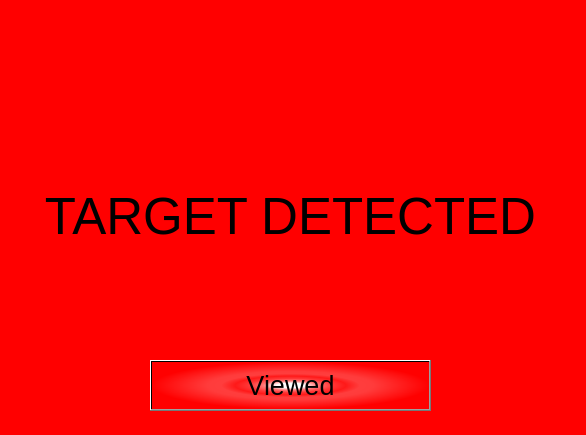
<?xml version="1.0" encoding="UTF-8"?>
<ui version="4.0">
 <class>Dialog</class>
 <widget class="QDialog" name="Dialog">
  <property name="geometry">
   <rect>
    <x>0</x>
    <y>0</y>
    <width>586</width>
    <height>435</height>
   </rect>
  </property>
  <property name="sizePolicy">
   <sizepolicy hsizetype="Fixed" vsizetype="Fixed">
    <horstretch>0</horstretch>
    <verstretch>0</verstretch>
   </sizepolicy>
  </property>
  <property name="windowTitle">
   <string>Dialog</string>
  </property>
  <property name="styleSheet">
   <string notr="true">background-color: rgb(255, 0, 0);</string>
  </property>
  <widget class="QLabel" name="label">
   <property name="geometry">
    <rect>
     <x>20</x>
     <y>120</y>
     <width>541</width>
     <height>191</height>
    </rect>
   </property>
   <property name="font">
    <font>
     <family>Arial</family>
     <pointsize>38</pointsize>
    </font>
   </property>
   <property name="text">
    <string>TARGET DETECTED</string>
   </property>
   <property name="alignment">
    <set>Qt::AlignCenter</set>
   </property>
  </widget>
  <widget class="QPushButton" name="pushButton">
   <property name="geometry">
    <rect>
     <x>150</x>
     <y>360</y>
     <width>281</width>
     <height>51</height>
    </rect>
   </property>
   <property name="font">
    <font>
     <pointsize>20</pointsize>
    </font>
   </property>
   <property name="styleSheet">
    <string notr="true">background-color: qradialgradient(spread:pad, cx:0.5, cy:0.5, radius:0.5, fx:0.5, fy:0.5, stop:0 rgba(255, 255, 255, 255), stop:0.1 rgba(255, 255, 255, 255), stop:0.2 rgba(255, 176, 176, 167), stop:0.3 rgba(255, 151, 151, 92), stop:0.4 rgba(255, 125, 125, 51), stop:0.5 rgba(255, 76, 76, 205), stop:0.52 rgba(255, 76, 76, 205), stop:0.6 rgba(255, 180, 180, 84), stop:1 rgba(255, 255, 255, 0));</string>
   </property>
   <property name="text">
    <string>Viewed</string>
   </property>
  </widget>
 </widget>
 <resources/>
 <connections/>
</ui>
